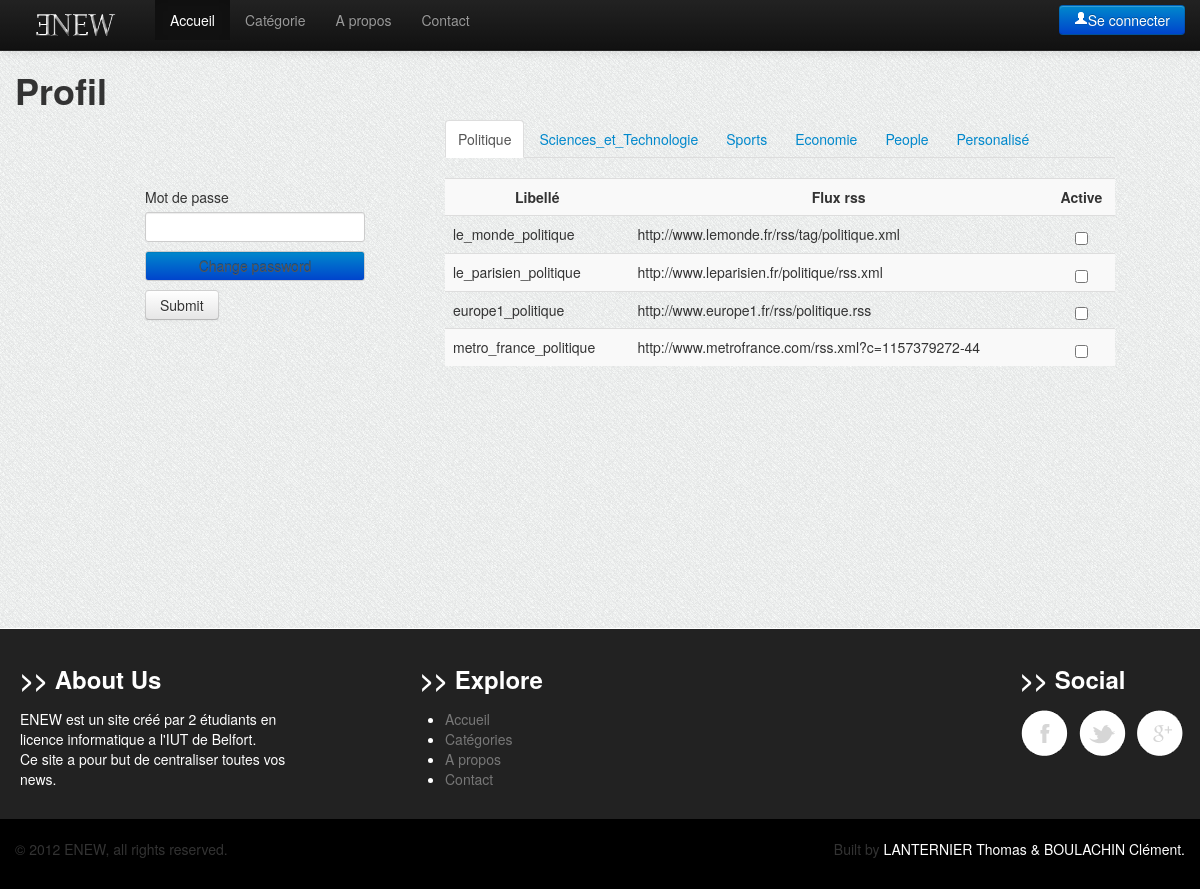
Page /php/profil.php on the earlier database version.
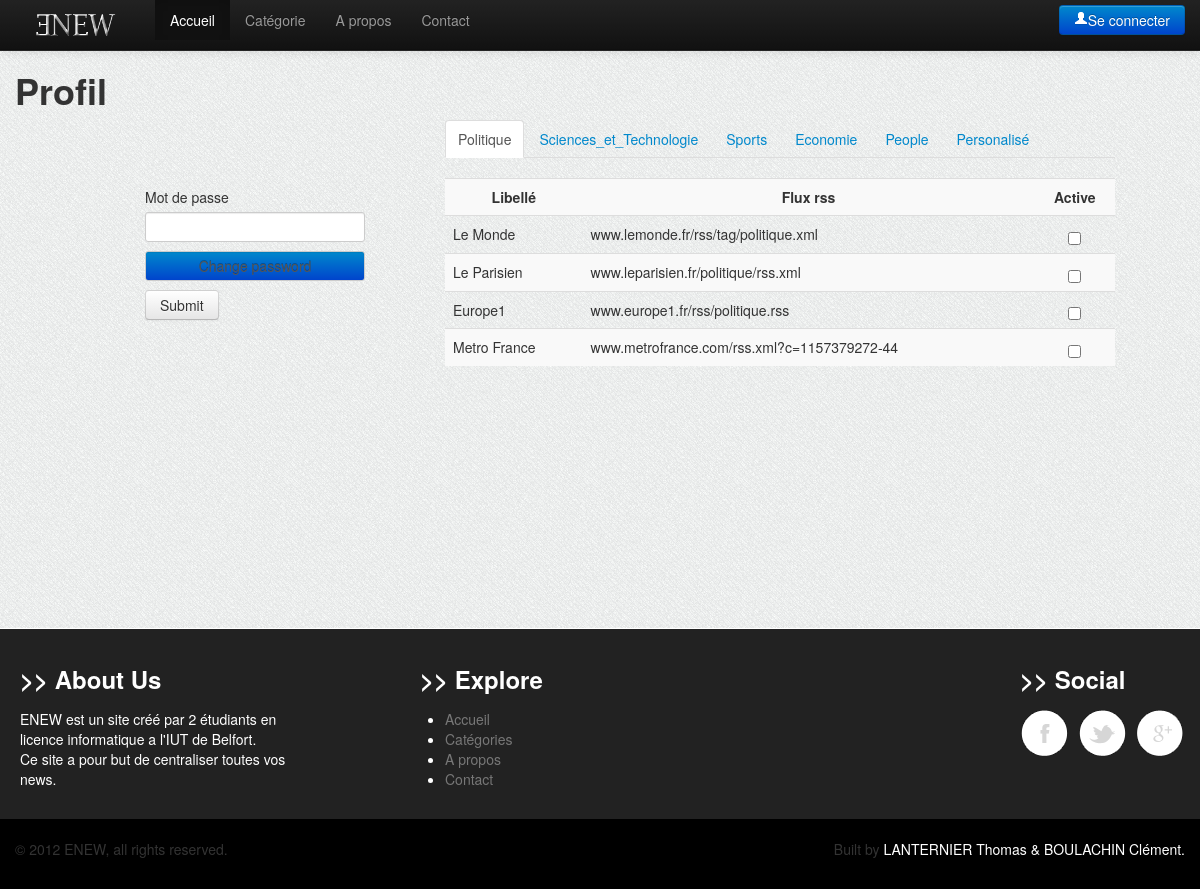
Same page on the later database version.
### tables this page shows
CREATE TABLE CATEGORIE (id_cat int AUTO_INCREMENT NOT NULL,
libelle CHAR(50),
description CHAR(100),
date_maj CHAR(12),
image CHAR(50),
PRIMARY KEY (id_cat) );

CREATE TABLE SOURCE (id_source int AUTO_INCREMENT NOT NULL,
id_cat INT,
libelle CHAR(50),
lien CHAR(255),
PRIMARY KEY (id_source, id_cat) );

### php/profil.php (the view, shortened to what the changed rows need)
<!DOCTYPE html>
<html lang="fr">
	<head>
		<link href="../css/bootstrap.css" rel="stylesheet">
		<link href="../css/style.css" rel="stylesheet">
		<link rel="stylesheet" href="../css/responsiveslides.css" />
		<link href="../css/bootstrap-responsive.css" rel="stylesheet">
	</head>
	<body>
		<div class="container">
			<div class="row-fluid">
				<h1>Profil</h1>
				<div class='span7'>
					<ul id='tabBar' class="nav nav-tabs">
						<?php
						$requete = 'SELECT * FROM CATEGORIE ORDER BY ID_CAT';
						$query = mysql_query($requete) or die("ERREUR MYSQL numéro: " . mysql_errno() . "<br>Type de cette erreur: " . mysql_error() . "<br>\n");
						$i = 0;
						while ($result = mysql_fetch_assoc($query)) {
							echo("<li ");
							if ($i == 0) {echo("class=\"active\"");
							}
							echo("><a href=\"#\" onclick='loadSources(" . $result['id_cat'] . ")'>" . $result['libelle'] . "</a></li>");
							$i++;
						}
						?>
					</ul>
					<div id='receive_sources'>
						<table class="table table-striped">
							<?php
							$requete = 'SELECT * FROM SOURCE WHERE ID_CAT=1';
							$query = mysql_query($requete) or die("ERREUR MYSQL numéro: " . mysql_errno() . "<br>Type de cette erreur: " . mysql_error() . "<br>\n");
							while ($result = mysql_fetch_assoc($query)) {
								echo("<tr><td>" . $result['libelle'] . "</td><td>" . $result['lien'] . "</td><td style='text-align:center'>");
								$requete2 = 'SELECT * FROM SOURCE_FAV WHERE login="' . $_SESSION['user'] . '" AND id_source=' . $result['id_source'] . ';';
								$query2 = mysql_query($requete2) or die("ERREUR MYSQL numéro: " . mysql_errno() . "<br>Type de cette erreur: " . mysql_error() . "<br>\n");
								if ($result2 = mysql_fetch_assoc($query2)) {
									echo("<input type='checkbox' value='" . $result['id_source'] . "' onClick='updateSources(this)' checked='checked'/>");
								} else {
									echo("<input type='checkbox' value='" . $result['id_source'] . "' onClick='updateSources(this)' />");
								}
								echo("</td></tr>");
							}
							?>
						</table>
					</div>
				</div>
			</div>
		</div>
	</body>
</html>

Differences in the rows shown:
removed source: libelle "le_parisien_politique", lien "http://www.leparisien.fr/politique/rss.xml"
removed source: libelle "metro_france_politique", lien "http://www.metrofrance.com/rss.xml?c=1157379272-44"
changed source: libelle "le_monde_politique" → "Le Monde"; lien "http://www.lemonde.fr/rss/tag/politique.xml" → "www.lemonde.fr/rss/tag/politique.xml"
added source: libelle "Le Parisien", lien "www.leparisien.fr/politique/rss.xml"
changed source: libelle "europe1_politique" → "Europe1"; lien "http://www.europe1.fr/rss/politique.rss" → "www.europe1.fr/rss/politique.rss"
added source: libelle "Metro France", lien "www.metrofrance.com/rss.xml?c=1157379272-44"
